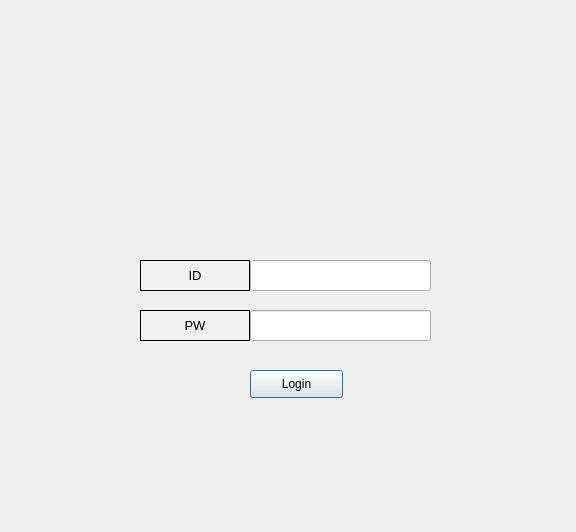
<?xml version="1.0" encoding="UTF-8"?>
<ui version="4.0">
 <class>Dialog</class>
 <widget class="QDialog" name="Dialog">
  <property name="geometry">
   <rect>
    <x>0</x>
    <y>0</y>
    <width>576</width>
    <height>532</height>
   </rect>
  </property>
  <property name="windowTitle">
   <string>Login</string>
  </property>
  <widget class="QLineEdit" name="id_text">
   <property name="geometry">
    <rect>
     <x>250</x>
     <y>260</y>
     <width>181</width>
     <height>31</height>
    </rect>
   </property>
  </widget>
  <widget class="QLineEdit" name="pw_text">
   <property name="geometry">
    <rect>
     <x>250</x>
     <y>310</y>
     <width>181</width>
     <height>31</height>
    </rect>
   </property>
  </widget>
  <widget class="QPushButton" name="login_button">
   <property name="geometry">
    <rect>
     <x>250</x>
     <y>370</y>
     <width>93</width>
     <height>28</height>
    </rect>
   </property>
   <property name="text">
    <string>Login</string>
   </property>
  </widget>
  <widget class="QLabel" name="label">
   <property name="geometry">
    <rect>
     <x>90</x>
     <y>90</y>
     <width>401</width>
     <height>91</height>
    </rect>
   </property>
   <property name="styleSheet">
    <string notr="true">background-image: url(src/pages/main/dymf_logo.png);</string>
   </property>
   <property name="text">
    <string/>
   </property>
   <property name="scaledContents">
    <bool>true</bool>
   </property>
  </widget>
  <widget class="QLabel" name="label_22">
   <property name="geometry">
    <rect>
     <x>140</x>
     <y>260</y>
     <width>110</width>
     <height>31</height>
    </rect>
   </property>
   <property name="minimumSize">
    <size>
     <width>110</width>
     <height>0</height>
    </size>
   </property>
   <property name="maximumSize">
    <size>
     <width>110</width>
     <height>16777215</height>
    </size>
   </property>
   <property name="font">
    <font>
     <pointsize>10</pointsize>
    </font>
   </property>
   <property name="styleSheet">
    <string notr="true">background-color:rgb(241, 241, 241)</string>
   </property>
   <property name="frameShape">
    <enum>QFrame::Box</enum>
   </property>
   <property name="text">
    <string>ID</string>
   </property>
   <property name="alignment">
    <set>Qt::AlignCenter</set>
   </property>
  </widget>
  <widget class="QLabel" name="label_23">
   <property name="geometry">
    <rect>
     <x>140</x>
     <y>310</y>
     <width>110</width>
     <height>31</height>
    </rect>
   </property>
   <property name="minimumSize">
    <size>
     <width>110</width>
     <height>0</height>
    </size>
   </property>
   <property name="maximumSize">
    <size>
     <width>110</width>
     <height>16777215</height>
    </size>
   </property>
   <property name="font">
    <font>
     <pointsize>10</pointsize>
    </font>
   </property>
   <property name="styleSheet">
    <string notr="true">background-color:rgb(241, 241, 241)</string>
   </property>
   <property name="frameShape">
    <enum>QFrame::Box</enum>
   </property>
   <property name="text">
    <string>PW</string>
   </property>
   <property name="alignment">
    <set>Qt::AlignCenter</set>
   </property>
  </widget>
 </widget>
 <resources>
  <include location="dymf_logo.qrc"/>
 </resources>
 <connections/>
</ui>
